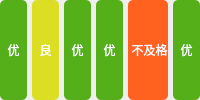
          <widget class="QWidget" name="airWidget" native="true">
           <layout class="QHBoxLayout" name="horizontalLayout_3">
            <property name="spacing">
             <number>5</number>
            </property>
            <property name="leftMargin">
             <number>0</number>
            </property>
            <property name="topMargin">
             <number>0</number>
            </property>
            <property name="rightMargin">
             <number>0</number>
            </property>
            <property name="bottomMargin">
             <number>0</number>
            </property>
            <item>
             <widget class="QLabel" name="airLabel1">
              <property name="styleSheet">
               <string notr="true">QLabel {background-color: rgb(84, 175, 24); border-radius: 5px; color:rgb(255,255,255);}</string>
              </property>
              <property name="text">
               <string>优</string>
              </property>
              <property name="alignment">
               <set>Qt::AlignmentFlag::AlignCenter</set>
              </property>
             </widget>
            </item>
            <item>
             <widget class="QLabel" name="airLabel2">
              <property name="styleSheet">
               <string notr="true">QLabel {background-color: rgb(219, 222, 35); border-radius: 5px; color: rgb(255,255,255);}</string>
              </property>
              <property name="text">
               <string>良</string>
              </property>
              <property name="alignment">
               <set>Qt::AlignmentFlag::AlignCenter</set>
              </property>
             </widget>
            </item>
            <item>
             <widget class="QLabel" name="airLabel3">
              <property name="styleSheet">
               <string notr="true">QLabel {background-color: rgb(84, 175, 24); border-radius: 5px; color:rgb(255,255,255);}</string>
              </property>
              <property name="text">
               <string>优</string>
              </property>
              <property name="alignment">
               <set>Qt::AlignmentFlag::AlignCenter</set>
              </property>
             </widget>
            </item>
            <item>
             <widget class="QLabel" name="airLabel4">
              <property name="styleSheet">
               <string notr="true">QLabel {background-color: rgb(84, 175, 24); border-radius: 5px; color:rgb(255,255,255);}</string>
              </property>
              <property name="text">
               <string>优</string>
              </property>
              <property name="alignment">
               <set>Qt::AlignmentFlag::AlignCenter</set>
              </property>
             </widget>
            </item>
            <item>
             <widget class="QLabel" name="airLabel5">
              <property name="styleSheet">
               <string notr="true">QLabel {background-color: rgb(255, 97, 30); border-radius: 5px; color:rgb(255,255,255);}</string>
              </property>
              <property name="text">
               <string> 不及格</string>
              </property>
              <property name="alignment">
               <set>Qt::AlignmentFlag::AlignCenter</set>
              </property>
             </widget>
            </item>
            <item>
             <widget class="QLabel" name="airLabel6">
              <property name="styleSheet">
               <string notr="true">QLabel {background-color: rgb(84, 175, 24); border-radius: 5px; color:rgb(255,255,255);}</string>
              </property>
              <property name="text">
               <string>优</string>
              </property>
              <property name="alignment">
               <set>Qt::AlignmentFlag::AlignCenter</set>
              </property>
             </widget>
            </item>
           </layout>
          </widget>
